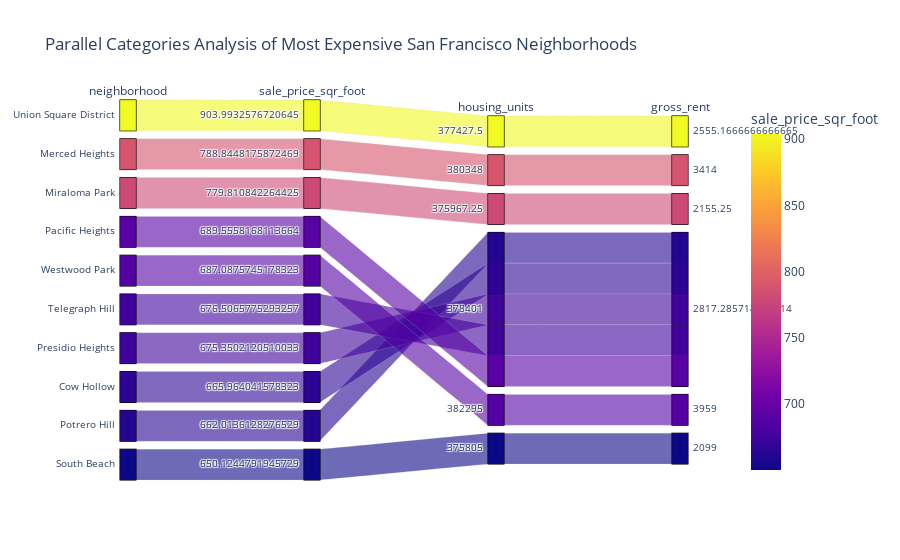

Notebook code cell kept with this figure:
### Markdown cell above
### Create a parallel coordinates plot and parallel categories plot of most expensive neighborhoods in San Francisco per year

### Code cell
# Parallel Categories Plot
px.parallel_categories(
    sfo_most_expensive,
    dimensions = ["neighborhood", "sale_price_sqr_foot", "housing_units", "gross_rent"],
    color = "sale_price_sqr_foot",
    title = "Parallel Categories Analysis of Most Expensive San Francisco Neighborhoods"
)

### Figure 1 — Plotly figure (JSON) as saved in the notebook; plotly's stock layout.template omitted (floating-point values rounded to 4 significant figures)
{"data": [{"dimensions": [{"label": "neighborhood", "values": ["Union Square District", "Merced Heights", "Miraloma Park", "Pacific Heights", "Westwood Park", "Telegraph Hill", "Presidio Heights", "Cow Hollow", "Potrero Hill", "South Beach"]}, {"label": "sale_price_sqr_foot", "values": [904.0, 788.8, 779.8, 689.6, 687.1, 676.5, 675.4, 666.0, 662.0, 650.1]}, {"label": "housing_units", "values": [377400.0, 380348, 376000.0, 378401, 382295, 378401, 378401, 378401, 378401, 375805]}, {"label": "gross_rent", "values": [2555.0, 3414, 2155.0, 2817.0, 3959, 2817.0, 2817.0, 2817.0, 2817.0, 2099]}], "domain": {"x": [0, 1], "y": [0, 1]}, "line": {"color": [904.0, 788.8, 779.8, 689.6, 687.1, 676.5, 675.4, 666.0, 662.0, 650.1], "coloraxis": "coloraxis"}, "name": "", "type": "parcats"}], "layout": {"autosize": true, "coloraxis": {"colorbar": {"title": {"text": "sale_price_sqr_foot"}}, "colorscale": [[0, "#0d0887"], [0.1111, "#46039f"], [0.2222, "#7201a8"], [0.3333, "#9c179e"], [0.4444, "#bd3786"], [0.5556, "#d8576b"], [0.6667, "#ed7953"], [0.7778, "#fb9f3a"], [0.8889, "#fdca26"], [1, "#f0f921"]]}, "legend": {"tracegroupgap": 0}, "title": {"text": "Parallel Categories Analysis of Most Expensive San Francisco Neighborhoods"}}}
